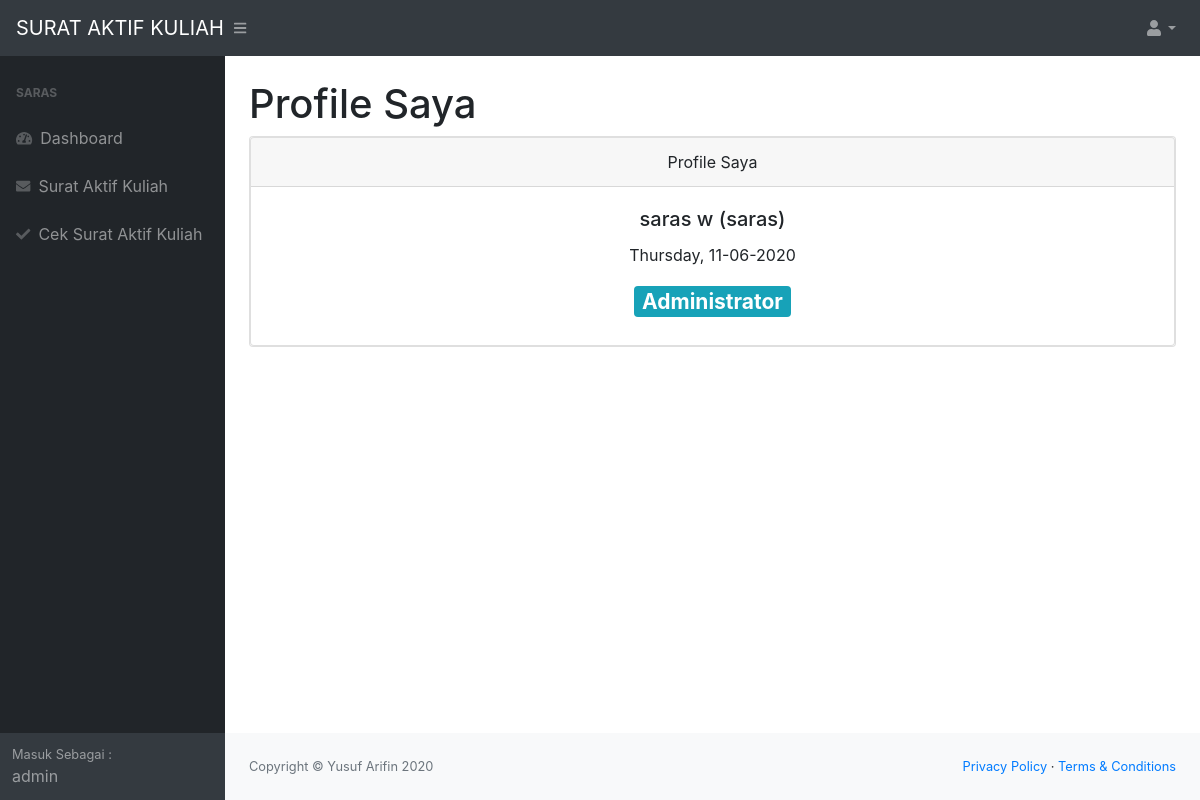
Page /mahasiswa/profile.php (signed in) on the committed database.
### tables this page shows
CREATE TABLE `user` (
  `id` int(11) NOT NULL,
  `nama` varchar(255) NOT NULL,
  `username` varchar(255) NOT NULL,
  `password` varchar(255) NOT NULL,
  `level` varchar(20) NOT NULL,
  `daftar` varchar(20) NOT NULL
);

### mahasiswa/profile.php (the view)
<?php include_once "header.php"; ?>
            <div id="layoutSidenav_content">
                <main>
                    <div class="container-fluid">
                        <h1 class="mt-4">Profile Saya</h1>
                        <?php
include "../koneksi.php";
$gg=$_SESSION['username'];
$sql="select * from user where username='$gg'";
$query = mysqli_query($koneksi, $sql);
$row = mysqli_fetch_array($query);
 ?>
    <div class="card mb-4">
                            <div class="card text-center">
                              <div class="card-header">
                                Profile Saya
                              </div>
                              <div class="card-body">
                                <h5 class="card-title"><?= $row['nama']; ?> (<?= $row['username']; ?>)</h5>
                                <p class="card-text"><?= $row['daftar']; ?></p>
                                <?php
                                  if ($row['level'] == 'admin')  {
                                      echo "<h3><span class='badge badge-info'>Administrator</span></h3>";
                                  } if ($row['level'] == 'mahasiswa'){
                                     echo "<h3><span class='badge badge-primary'>Mahasiswa</span></h3>";
                                  }
                                ?>
                                 </div>
                            </div>
                        </div>
                    </div>
                </main>
                <?php include_once "footer.php"; ?>

### rows in the picture
user: nama "saras w", username "saras", daftar "Thursday, 11-06-2020"

### other values in the picture
$_SESSION['username'] "SARAS"
$_SESSION['level'] "admin"
